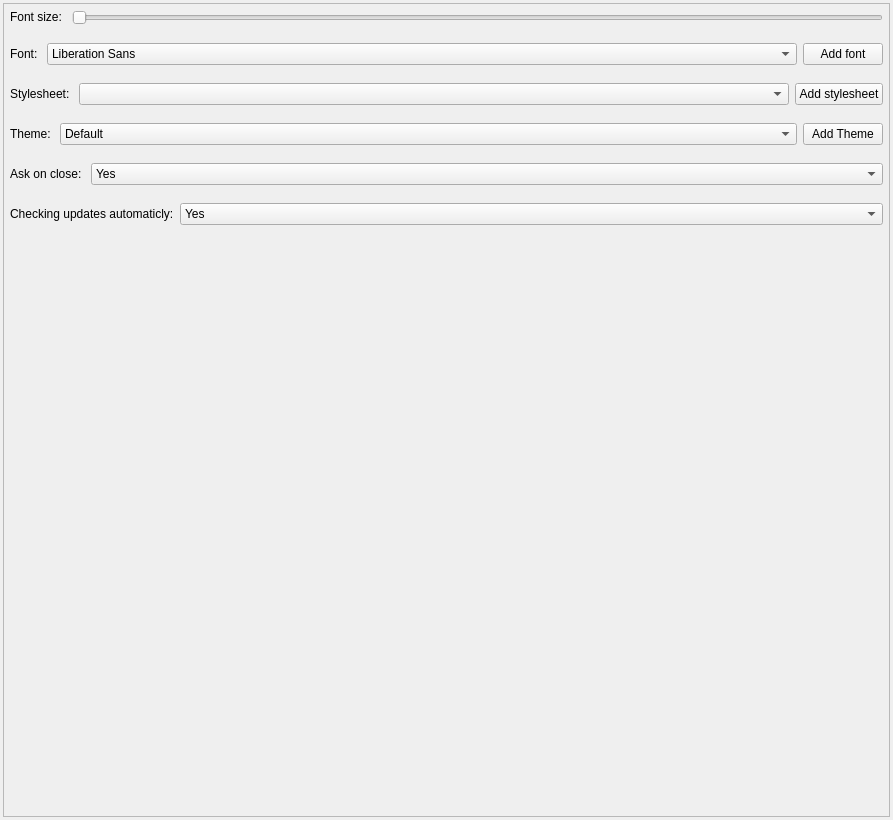
<?xml version="1.0" encoding="UTF-8"?>
<ui version="4.0">
 <class>generalPage</class>
 <widget class="QWidget" name="generalPage">
  <property name="geometry">
   <rect>
    <x>0</x>
    <y>0</y>
    <width>893</width>
    <height>820</height>
   </rect>
  </property>
  <property name="windowTitle">
   <string>Form</string>
  </property>
  <layout class="QVBoxLayout" name="mainLayout">
   <property name="spacing">
    <number>3</number>
   </property>
   <property name="leftMargin">
    <number>3</number>
   </property>
   <property name="topMargin">
    <number>3</number>
   </property>
   <property name="rightMargin">
    <number>3</number>
   </property>
   <property name="bottomMargin">
    <number>3</number>
   </property>
   <item>
    <widget class="QScrollArea" name="generalScrollArea">
     <property name="horizontalScrollBarPolicy">
      <enum>Qt::ScrollBarAlwaysOff</enum>
     </property>
     <property name="widgetResizable">
      <bool>true</bool>
     </property>
     <widget class="QWidget" name="generalScrollContent">
      <property name="geometry">
       <rect>
        <x>0</x>
        <y>0</y>
        <width>885</width>
        <height>812</height>
       </rect>
      </property>
      <layout class="QVBoxLayout" name="verticalLayout_2">
       <property name="leftMargin">
        <number>0</number>
       </property>
       <property name="topMargin">
        <number>0</number>
       </property>
       <property name="rightMargin">
        <number>0</number>
       </property>
       <property name="bottomMargin">
        <number>0</number>
       </property>
       <item>
        <layout class="QHBoxLayout" name="fontSizeLayout" stretch="0,1">
         <property name="leftMargin">
          <number>6</number>
         </property>
         <property name="topMargin">
          <number>6</number>
         </property>
         <property name="rightMargin">
          <number>6</number>
         </property>
         <property name="bottomMargin">
          <number>6</number>
         </property>
         <item>
          <widget class="QLabel" name="fontSizeLabel">
           <property name="sizePolicy">
            <sizepolicy hsizetype="Preferred" vsizetype="Fixed">
             <horstretch>0</horstretch>
             <verstretch>0</verstretch>
            </sizepolicy>
           </property>
           <property name="text">
            <string>Font size: </string>
           </property>
          </widget>
         </item>
         <item>
          <widget class="QSlider" name="fontSizeSlider">
           <property name="sizePolicy">
            <sizepolicy hsizetype="Preferred" vsizetype="Fixed">
             <horstretch>0</horstretch>
             <verstretch>0</verstretch>
            </sizepolicy>
           </property>
           <property name="minimum">
            <number>10</number>
           </property>
           <property name="maximum">
            <number>13</number>
           </property>
           <property name="orientation">
            <enum>Qt::Horizontal</enum>
           </property>
          </widget>
         </item>
        </layout>
       </item>
       <item>
        <layout class="QHBoxLayout" name="fontLayout" stretch="0,1,0">
         <property name="leftMargin">
          <number>6</number>
         </property>
         <property name="topMargin">
          <number>6</number>
         </property>
         <property name="rightMargin">
          <number>6</number>
         </property>
         <property name="bottomMargin">
          <number>6</number>
         </property>
         <item>
          <widget class="QLabel" name="fontLabel">
           <property name="sizePolicy">
            <sizepolicy hsizetype="Preferred" vsizetype="Fixed">
             <horstretch>0</horstretch>
             <verstretch>0</verstretch>
            </sizepolicy>
           </property>
           <property name="text">
            <string>Font: </string>
           </property>
          </widget>
         </item>
         <item>
          <widget class="QFontComboBox" name="fontComboBox">
           <property name="sizePolicy">
            <sizepolicy hsizetype="Preferred" vsizetype="Fixed">
             <horstretch>0</horstretch>
             <verstretch>0</verstretch>
            </sizepolicy>
           </property>
           <property name="editable">
            <bool>false</bool>
           </property>
           <property name="frame">
            <bool>true</bool>
           </property>
          </widget>
         </item>
         <item>
          <widget class="QPushButton" name="fontAddButton">
           <property name="sizePolicy">
            <sizepolicy hsizetype="Preferred" vsizetype="Preferred">
             <horstretch>0</horstretch>
             <verstretch>0</verstretch>
            </sizepolicy>
           </property>
           <property name="text">
            <string>Add font</string>
           </property>
          </widget>
         </item>
        </layout>
       </item>
       <item>
        <layout class="QHBoxLayout" name="stylesheetLayout" stretch="0,1,0">
         <property name="leftMargin">
          <number>6</number>
         </property>
         <property name="topMargin">
          <number>6</number>
         </property>
         <property name="rightMargin">
          <number>6</number>
         </property>
         <property name="bottomMargin">
          <number>6</number>
         </property>
         <item>
          <widget class="QLabel" name="stylesheetLabel">
           <property name="sizePolicy">
            <sizepolicy hsizetype="Preferred" vsizetype="Fixed">
             <horstretch>0</horstretch>
             <verstretch>0</verstretch>
            </sizepolicy>
           </property>
           <property name="text">
            <string>Stylesheet: </string>
           </property>
          </widget>
         </item>
         <item>
          <widget class="QComboBox" name="stylesheetComboBox">
           <property name="sizePolicy">
            <sizepolicy hsizetype="Preferred" vsizetype="Fixed">
             <horstretch>0</horstretch>
             <verstretch>0</verstretch>
            </sizepolicy>
           </property>
          </widget>
         </item>
         <item>
          <widget class="QPushButton" name="stylesheetButton">
           <property name="sizePolicy">
            <sizepolicy hsizetype="Preferred" vsizetype="Preferred">
             <horstretch>0</horstretch>
             <verstretch>0</verstretch>
            </sizepolicy>
           </property>
           <property name="text">
            <string>Add stylesheet</string>
           </property>
          </widget>
         </item>
        </layout>
       </item>
       <item>
        <layout class="QHBoxLayout" name="themeLayout" stretch="0,1,0">
         <property name="leftMargin">
          <number>6</number>
         </property>
         <property name="topMargin">
          <number>6</number>
         </property>
         <property name="rightMargin">
          <number>6</number>
         </property>
         <property name="bottomMargin">
          <number>6</number>
         </property>
         <item>
          <widget class="QLabel" name="themeLabel">
           <property name="sizePolicy">
            <sizepolicy hsizetype="Preferred" vsizetype="Fixed">
             <horstretch>0</horstretch>
             <verstretch>0</verstretch>
            </sizepolicy>
           </property>
           <property name="text">
            <string>Theme: </string>
           </property>
          </widget>
         </item>
         <item>
          <widget class="QComboBox" name="themeComboBox">
           <property name="sizePolicy">
            <sizepolicy hsizetype="Preferred" vsizetype="Fixed">
             <horstretch>0</horstretch>
             <verstretch>0</verstretch>
            </sizepolicy>
           </property>
           <item>
            <property name="text">
             <string>Default</string>
            </property>
           </item>
           <item>
            <property name="text">
             <string>Dark</string>
            </property>
           </item>
           <item>
            <property name="text">
             <string>Light</string>
            </property>
           </item>
          </widget>
         </item>
         <item>
          <widget class="QPushButton" name="themeAddButton">
           <property name="sizePolicy">
            <sizepolicy hsizetype="Preferred" vsizetype="Preferred">
             <horstretch>0</horstretch>
             <verstretch>0</verstretch>
            </sizepolicy>
           </property>
           <property name="text">
            <string>Add Theme</string>
           </property>
          </widget>
         </item>
        </layout>
       </item>
       <item>
        <layout class="QHBoxLayout" name="askOnCloseLayout" stretch="0,1">
         <property name="sizeConstraint">
          <enum>QLayout::SetMaximumSize</enum>
         </property>
         <property name="leftMargin">
          <number>6</number>
         </property>
         <property name="topMargin">
          <number>6</number>
         </property>
         <property name="rightMargin">
          <number>6</number>
         </property>
         <property name="bottomMargin">
          <number>6</number>
         </property>
         <item>
          <widget class="QLabel" name="askOnCloseLabel">
           <property name="sizePolicy">
            <sizepolicy hsizetype="Preferred" vsizetype="Fixed">
             <horstretch>0</horstretch>
             <verstretch>0</verstretch>
            </sizepolicy>
           </property>
           <property name="text">
            <string>Ask on close: </string>
           </property>
          </widget>
         </item>
         <item>
          <widget class="QComboBox" name="askOnCloseComboBox">
           <property name="sizePolicy">
            <sizepolicy hsizetype="Preferred" vsizetype="Fixed">
             <horstretch>0</horstretch>
             <verstretch>0</verstretch>
            </sizepolicy>
           </property>
           <property name="maxCount">
            <number>2</number>
           </property>
           <property name="insertPolicy">
            <enum>QComboBox::InsertAtBottom</enum>
           </property>
           <property name="sizeAdjustPolicy">
            <enum>QComboBox::AdjustToContents</enum>
           </property>
           <item>
            <property name="text">
             <string>Yes</string>
            </property>
           </item>
           <item>
            <property name="text">
             <string>No</string>
            </property>
           </item>
          </widget>
         </item>
        </layout>
       </item>
       <item>
        <layout class="QHBoxLayout" name="checkUpdatesLayout" stretch="0,1">
         <property name="leftMargin">
          <number>6</number>
         </property>
         <property name="topMargin">
          <number>6</number>
         </property>
         <property name="rightMargin">
          <number>6</number>
         </property>
         <property name="bottomMargin">
          <number>6</number>
         </property>
         <item>
          <widget class="QLabel" name="checkUpdatesLabel">
           <property name="sizePolicy">
            <sizepolicy hsizetype="Preferred" vsizetype="Fixed">
             <horstretch>0</horstretch>
             <verstretch>0</verstretch>
            </sizepolicy>
           </property>
           <property name="text">
            <string>Checking updates automaticly:</string>
           </property>
          </widget>
         </item>
         <item>
          <widget class="QComboBox" name="checkUpdatesComboBox">
           <property name="maxVisibleItems">
            <number>2</number>
           </property>
           <property name="maxCount">
            <number>2</number>
           </property>
           <item>
            <property name="text">
             <string>Yes</string>
            </property>
           </item>
           <item>
            <property name="text">
             <string>No</string>
            </property>
           </item>
          </widget>
         </item>
        </layout>
       </item>
       <item>
        <spacer name="layoutSpacer">
         <property name="orientation">
          <enum>Qt::Vertical</enum>
         </property>
         <property name="sizeHint" stdset="0">
          <size>
           <width>20</width>
           <height>40</height>
          </size>
         </property>
        </spacer>
       </item>
      </layout>
     </widget>
    </widget>
   </item>
  </layout>
 </widget>
 <resources/>
 <connections/>
</ui>
